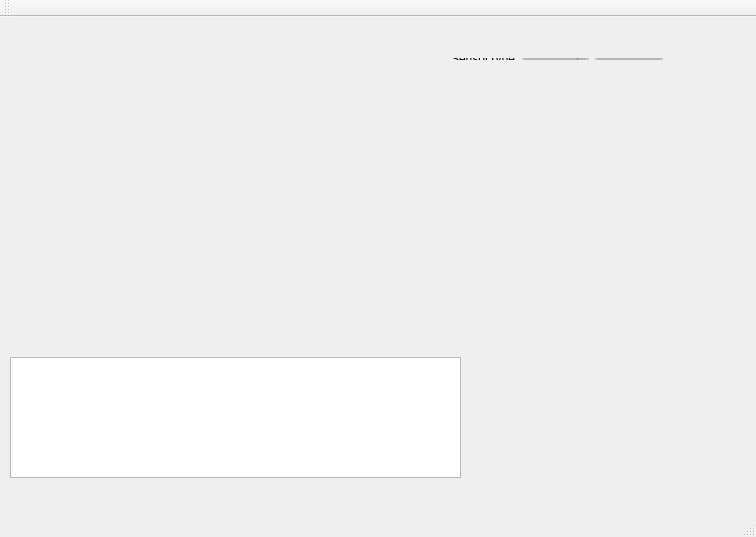
<?xml version="1.0" encoding="UTF-8"?>
<ui version="4.0">
 <class>MainWindow</class>
 <widget class="QMainWindow" name="MainWindow">
  <property name="geometry">
   <rect>
    <x>0</x>
    <y>0</y>
    <width>756</width>
    <height>537</height>
   </rect>
  </property>
  <property name="windowTitle">
   <string>Wendynator</string>
  </property>
  <widget class="QWidget" name="centralWidget">
   <widget class="QTextEdit" name="logText">
    <property name="geometry">
     <rect>
      <x>10</x>
      <y>340</y>
      <width>451</width>
      <height>121</height>
     </rect>
    </property>
    <property name="readOnly">
     <bool>true</bool>
    </property>
   </widget>
   <widget class="QLabel" name="InputImg">
    <property name="geometry">
     <rect>
      <x>20</x>
      <y>10</y>
      <width>391</width>
      <height>311</height>
     </rect>
    </property>
    <property name="mouseTracking">
     <bool>false</bool>
    </property>
    <property name="autoFillBackground">
     <bool>true</bool>
    </property>
    <property name="text">
     <string/>
    </property>
   </widget>
   <widget class="QWidget" name="layoutWidget">
    <property name="geometry">
     <rect>
      <x>440</x>
      <y>30</y>
      <width>234</width>
      <height>24</height>
     </rect>
    </property>
    <layout class="QHBoxLayout" name="horizontalLayout">
     <item>
      <widget class="QLabel" name="sensorTypeLabel">
       <property name="text">
        <string>SensorType</string>
       </property>
      </widget>
     </item>
     <item>
      <widget class="QComboBox" name="SensorTypeComboBox"/>
     </item>
     <item>
      <widget class="QPushButton" name="SensorTypeSetButton">
       <property name="text">
        <string>set</string>
       </property>
      </widget>
     </item>
    </layout>
   </widget>
  </widget>
  <widget class="QMenuBar" name="menuBar">
   <property name="geometry">
    <rect>
     <x>0</x>
     <y>0</y>
     <width>756</width>
     <height>19</height>
    </rect>
   </property>
  </widget>
  <widget class="QToolBar" name="mainToolBar">
   <attribute name="toolBarArea">
    <enum>TopToolBarArea</enum>
   </attribute>
   <attribute name="toolBarBreak">
    <bool>false</bool>
   </attribute>
  </widget>
  <widget class="QStatusBar" name="statusBar"/>
 </widget>
 <layoutdefault spacing="6" margin="11"/>
 <resources/>
 <connections/>
</ui>
